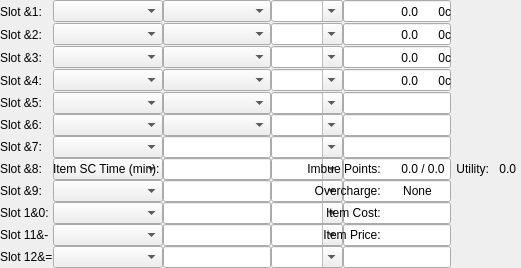
               <widget class="QWidget" name="ItemSlotsGrid" >
                <layout class="QGridLayout" >
                 <property name="margin" >
                  <number>0</number>
                 </property>
                 <property name="spacing" >
                  <number>0</number>
                 </property>
                 <item row="0" column="0" >
                  <widget class="QLabel" name="Gem_Label_1" >
                   <property name="text" >
                    <string>Slot &amp;1: </string>
                   </property>
                   <property name="textFormat" >
                    <enum>Qt::PlainText</enum>
                   </property>
                  </widget>
                 </item>
                 <item row="0" column="1" >
                  <widget class="SearchingCombo" name="Type_1" />
                 </item>
                 <item row="0" column="2" >
                  <widget class="QLineEdit" name="Amount_Edit_1" />
                 </item>
                 <item row="0" column="2" >
                  <widget class="SearchingCombo" name="Amount_Drop_1" />
                 </item>
                 <item row="0" column="3" >
                  <widget class="SearchingCombo" name="Effect_1" >
                   <property name="editable" >
                    <bool>true</bool>
                   </property>
                  </widget>
                 </item>
                 <item row="0" column="4" >
                  <widget class="QSpinBox" name="Makes_1" >
                   <property name="focusPolicy" >
                    <enum>Qt::StrongFocus</enum>
                   </property>
                   <property name="specialValueText" >
                    <string> </string>
                   </property>
                  </widget>
                 </item>
                 <item row="0" column="4" colspan="3" >
                  <widget class="QLineEdit" name="Requirement_1" />
                 </item>
                 <item row="0" column="5" >
                  <widget class="QLabel" name="Points_1" >
                   <property name="text" >
                    <string>0.0</string>
                   </property>
                   <property name="alignment" >
                    <set>Qt::AlignRight|Qt::AlignTrailing|Qt::AlignVCenter</set>
                   </property>
                  </widget>
                 </item>
                 <item row="0" column="6" >
                  <widget class="QLabel" name="Cost_1" >
                   <property name="text" >
                    <string>0c</string>
                   </property>
                   <property name="alignment" >
                    <set>Qt::AlignRight|Qt::AlignTrailing|Qt::AlignVCenter</set>
                   </property>
                  </widget>
                 </item>
                 <item rowspan="12" row="0" column="7" >
                  <spacer>
                   <property name="orientation" >
                    <enum>Qt::Horizontal</enum>
                   </property>
                   <property name="sizeType" >
                    <enum>QSizePolicy::Minimum</enum>
                   </property>
                   <property name="sizeHint" >
                    <size>
                     <width>5</width>
                     <height>1</height>
                    </size>
                   </property>
                  </spacer>
                 </item>
                 <item row="0" column="8" >
                  <widget class="QLabel" name="Name_1" >
                   <property name="text" >
                    <string/>
                   </property>
                  </widget>
                 </item>
                 <item rowspan="4" row="0" column="8" >
                  <spacer>
                   <property name="orientation" >
                    <enum>Qt::Horizontal</enum>
                   </property>
                   <property name="sizeType" >
                    <enum>QSizePolicy::Minimum</enum>
                   </property>
                   <property name="sizeHint" >
                    <size>
                     <width>5</width>
                     <height>5</height>
                    </size>
                   </property>
                  </spacer>
                 </item>
                 <item row="1" column="0" >
                  <widget class="QLabel" name="Gem_Label_2" >
                   <property name="text" >
                    <string>Slot &amp;2: </string>
                   </property>
                   <property name="textFormat" >
                    <enum>Qt::PlainText</enum>
                   </property>
                  </widget>
                 </item>
                 <item row="1" column="1" >
                  <widget class="SearchingCombo" name="Type_2" />
                 </item>
                 <item row="1" column="2" >
                  <widget class="QLineEdit" name="Amount_Edit_2" />
                 </item>
                 <item row="1" column="2" >
                  <widget class="SearchingCombo" name="Amount_Drop_2" />
                 </item>
                 <item row="1" column="3" >
                  <widget class="SearchingCombo" name="Effect_2" >
                   <property name="editable" >
                    <bool>true</bool>
                   </property>
                  </widget>
                 </item>
                 <item row="1" column="4" >
                  <widget class="QSpinBox" name="Makes_2" >
                   <property name="focusPolicy" >
                    <enum>Qt::StrongFocus</enum>
                   </property>
                   <property name="specialValueText" >
                    <string> </string>
                   </property>
                  </widget>
                 </item>
                 <item row="1" column="4" colspan="3" >
                  <widget class="QLineEdit" name="Requirement_2" />
                 </item>
                 <item row="1" column="5" >
                  <widget class="QLabel" name="Points_2" >
                   <property name="text" >
                    <string>0.0</string>
                   </property>
                   <property name="alignment" >
                    <set>Qt::AlignRight|Qt::AlignTrailing|Qt::AlignVCenter</set>
                   </property>
                  </widget>
                 </item>
                 <item row="1" column="6" >
                  <widget class="QLabel" name="Cost_2" >
                   <property name="text" >
                    <string>0c</string>
                   </property>
                   <property name="alignment" >
                    <set>Qt::AlignRight|Qt::AlignTrailing|Qt::AlignVCenter</set>
                   </property>
                  </widget>
                 </item>
                 <item row="1" column="8" >
                  <widget class="QLabel" name="Name_2" >
                   <property name="text" >
                    <string/>
                   </property>
                  </widget>
                 </item>
                 <item row="2" column="0" >
                  <widget class="QLabel" name="Gem_Label_3" >
                   <property name="text" >
                    <string>Slot &amp;3: </string>
                   </property>
                   <property name="textFormat" >
                    <enum>Qt::PlainText</enum>
                   </property>
                  </widget>
                 </item>
                 <item row="2" column="1" >
                  <widget class="SearchingCombo" name="Type_3" />
                 </item>
                 <item row="2" column="2" >
                  <widget class="QLineEdit" name="Amount_Edit_3" />
                 </item>
                 <item row="2" column="2" >
                  <widget class="SearchingCombo" name="Amount_Drop_3" />
                 </item>
                 <item row="2" column="3" >
                  <widget class="SearchingCombo" name="Effect_3" >
                   <property name="editable" >
                    <bool>true</bool>
                   </property>
                  </widget>
                 </item>
                 <item row="2" column="4" >
                  <widget class="QSpinBox" name="Makes_3" >
                   <property name="focusPolicy" >
                    <enum>Qt::StrongFocus</enum>
                   </property>
                   <property name="specialValueText" >
                    <string> </string>
                   </property>
                  </widget>
                 </item>
                 <item row="2" column="4" colspan="3" >
                  <widget class="QLineEdit" name="Requirement_3" />
                 </item>
                 <item row="2" column="5" >
                  <widget class="QLabel" name="Points_3" >
                   <property name="text" >
                    <string>0.0</string>
                   </property>
                   <property name="alignment" >
                    <set>Qt::AlignRight|Qt::AlignTrailing|Qt::AlignVCenter</set>
                   </property>
                  </widget>
                 </item>
                 <item row="2" column="6" >
                  <widget class="QLabel" name="Cost_3" >
                   <property name="text" >
                    <string>0c</string>
                   </property>
                   <property name="alignment" >
                    <set>Qt::AlignRight|Qt::AlignTrailing|Qt::AlignVCenter</set>
                   </property>
                  </widget>
                 </item>
                 <item row="2" column="8" >
                  <widget class="QLabel" name="Name_3" >
                   <property name="text" >
                    <string/>
                   </property>
                  </widget>
                 </item>
                 <item row="3" column="0" >
                  <widget class="QLabel" name="Gem_Label_4" >
                   <property name="text" >
                    <string>Slot &amp;4: </string>
                   </property>
                   <property name="textFormat" >
                    <enum>Qt::PlainText</enum>
                   </property>
                  </widget>
                 </item>
                 <item row="3" column="1" >
                  <widget class="SearchingCombo" name="Type_4" />
                 </item>
                 <item row="3" column="2" >
                  <widget class="QLineEdit" name="Amount_Edit_4" />
                 </item>
                 <item row="3" column="2" >
                  <widget class="SearchingCombo" name="Amount_Drop_4" />
                 </item>
                 <item row="3" column="3" >
                  <widget class="SearchingCombo" name="Effect_4" >
                   <property name="editable" >
                    <bool>true</bool>
                   </property>
                  </widget>
                 </item>
                 <item row="3" column="4" >
                  <widget class="QSpinBox" name="Makes_4" >
                   <property name="focusPolicy" >
                    <enum>Qt::StrongFocus</enum>
                   </property>
                   <property name="specialValueText" >
                    <string> </string>
                   </property>
                  </widget>
                 </item>
                 <item row="3" column="4" colspan="3" >
                  <widget class="QLineEdit" name="Requirement_4" />
                 </item>
                 <item row="3" column="5" >
                  <widget class="QLabel" name="Points_4" >
                   <property name="text" >
                    <string>0.0</string>
                   </property>
                   <property name="alignment" >
                    <set>Qt::AlignRight|Qt::AlignTrailing|Qt::AlignVCenter</set>
                   </property>
                  </widget>
                 </item>
                 <item row="3" column="6" >
                  <widget class="QLabel" name="Cost_4" >
                   <property name="text" >
                    <string>0c</string>
                   </property>
                   <property name="alignment" >
                    <set>Qt::AlignRight|Qt::AlignTrailing|Qt::AlignVCenter</set>
                   </property>
                  </widget>
                 </item>
                 <item row="3" column="8" >
                  <widget class="QLabel" name="Name_4" >
                   <property name="text" >
                    <string/>
                   </property>
                  </widget>
                 </item>
                 <item row="4" column="0" >
                  <widget class="QLabel" name="Gem_Label_5" >
                   <property name="text" >
                    <string>Slot &amp;5: </string>
                   </property>
                   <property name="textFormat" >
                    <enum>Qt::PlainText</enum>
                   </property>
                  </widget>
                 </item>
                 <item row="4" column="1" >
                  <widget class="SearchingCombo" name="Type_5" />
                 </item>
                 <item row="4" column="2" >
                  <widget class="QLineEdit" name="Amount_Edit_5" />
                 </item>
                 <item row="4" column="2" >
                  <widget class="SearchingCombo" name="Amount_Drop_5" />
                 </item>
                 <item row="4" column="3" >
                  <widget class="SearchingCombo" name="Effect_5" >
                   <property name="editable" >
                    <bool>true</bool>
                   </property>
                  </widget>
                 </item>
                 <item row="4" column="4" colspan="3" >
                  <widget class="QLineEdit" name="Requirement_5" />
                 </item>
                 <item row="4" column="8" >
                  <widget class="QLabel" name="Name_5" >
                   <property name="text" >
                    <string/>
                   </property>
                  </widget>
                 </item>
                 <item row="4" column="8" >
                  <spacer>
                   <property name="orientation" >
                    <enum>Qt::Horizontal</enum>
                   </property>
                   <property name="sizeType" >
                    <enum>QSizePolicy::Minimum</enum>
                   </property>
                   <property name="sizeHint" >
                    <size>
                     <width>5</width>
                     <height>5</height>
                    </size>
                   </property>
                  </spacer>
                 </item>
                 <item row="5" column="0" >
                  <widget class="QLabel" name="Gem_Label_6" >
                   <property name="text" >
                    <string>Slot &amp;6: </string>
                   </property>
                   <property name="textFormat" >
                    <enum>Qt::PlainText</enum>
                   </property>
                  </widget>
                 </item>
                 <item row="5" column="1" >
                  <widget class="SearchingCombo" name="Type_6" />
                 </item>
                 <item row="5" column="2" >
                  <widget class="QLineEdit" name="Amount_Edit_6" />
                 </item>
                 <item row="5" column="2" >
                  <widget class="SearchingCombo" name="Amount_Drop_6" />
                 </item>
                 <item row="5" column="3" >
                  <widget class="SearchingCombo" name="Effect_6" >
                   <property name="editable" >
                    <bool>true</bool>
                   </property>
                  </widget>
                 </item>
                 <item row="5" column="4" colspan="3" >
                  <widget class="QLineEdit" name="Requirement_6" />
                 </item>
                 <item row="5" column="8" >
                  <widget class="QLabel" name="Name_6" >
                   <property name="text" >
                    <string/>
                   </property>
                  </widget>
                 </item>
                 <item row="5" column="8" >
                  <spacer>
                   <property name="orientation" >
                    <enum>Qt::Horizontal</enum>
                   </property>
                   <property name="sizeType" >
                    <enum>QSizePolicy::Minimum</enum>
                   </property>
                   <property name="sizeHint" >
                    <size>
                     <width>5</width>
                     <height>5</height>
                    </size>
                   </property>
                  </spacer>
                 </item>
                 <item row="6" column="0" >
                  <widget class="QLabel" name="Gem_Label_7" >
                   <property name="text" >
                    <string>Slot &amp;7: </string>
                   </property>
                   <property name="textFormat" >
                    <enum>Qt::PlainText</enum>
                   </property>
                  </widget>
                 </item>
                 <item row="6" column="1" >
                  <widget class="SearchingCombo" name="Type_7" />
                 </item>
                 <item row="6" column="2" >
                  <widget class="QLineEdit" name="Amount_Edit_7" />
                 </item>
                 <item row="6" column="3" >
                  <widget class="SearchingCombo" name="Effect_7" >
                   <property name="editable" >
                    <bool>true</bool>
                   </property>
                  </widget>
                 </item>
                 <item row="6" column="4" colspan="3" >
                  <widget class="QLineEdit" name="Requirement_7" />
                 </item>
                 <item row="6" column="8" >
                  <spacer>
                   <property name="orientation" >
                    <enum>Qt::Horizontal</enum>
                   </property>
                   <property name="sizeType" >
                    <enum>QSizePolicy::Minimum</enum>
                   </property>
                   <property name="sizeHint" >
                    <size>
                     <width>5</width>
                     <height>5</height>
                    </size>
                   </property>
                  </spacer>
                 </item>
                 <item row="7" column="0" >
                  <widget class="QLabel" name="Gem_Label_8" >
                   <property name="text" >
                    <string>Slot &amp;8: </string>
                   </property>
                   <property name="textFormat" >
                    <enum>Qt::PlainText</enum>
                   </property>
                  </widget>
                 </item>
                 <item row="7" column="1" >
                  <widget class="SearchingCombo" name="Type_8" />
                 </item>
                 <item row="7" column="2" >
                  <widget class="QLineEdit" name="Amount_Edit_8" />
                 </item>
                 <item row="7" column="3" >
                  <widget class="SearchingCombo" name="Effect_8" >
                   <property name="editable" >
                    <bool>true</bool>
                   </property>
                  </widget>
                 </item>
                 <item row="7" column="4" colspan="3" >
                  <widget class="QLineEdit" name="Requirement_8" />
                 </item>
                 <item row="7" column="8" >
                  <layout class="QHBoxLayout" >
                   <property name="margin" >
                    <number>0</number>
                   </property>
                   <property name="spacing" >
                    <number>0</number>
                   </property>
                   <item>
                    <widget class="QLabel" name="ItemUtilityLabel" >
                     <property name="text" >
                      <string>Utility:   </string>
                     </property>
                     <property name="alignment" >
                      <set>Qt::AlignRight|Qt::AlignTrailing|Qt::AlignVCenter</set>
                     </property>
                    </widget>
                   </item>
                   <item>
                    <widget class="QLabel" name="ItemUtility" >
                     <property name="text" >
                      <string>0.0</string>
                     </property>
                     <property name="alignment" >
                      <set>Qt::AlignRight|Qt::AlignTrailing|Qt::AlignVCenter</set>
                     </property>
                    </widget>
                   </item>
                   <item>
                    <spacer>
                     <property name="orientation" >
                      <enum>Qt::Horizontal</enum>
                     </property>
                     <property name="sizeType" >
                      <enum>QSizePolicy::MinimumExpanding</enum>
                     </property>
                     <property name="sizeHint" >
                      <size>
                       <width>5</width>
                       <height>1</height>
                      </size>
                     </property>
                    </spacer>
                   </item>
                  </layout>
                 </item>
                 <item row="8" column="0" >
                  <widget class="QLabel" name="Gem_Label_9" >
                   <property name="text" >
                    <string>Slot &amp;9: </string>
                   </property>
                   <property name="textFormat" >
                    <enum>Qt::PlainText</enum>
                   </property>
                  </widget>
                 </item>
                 <item row="8" column="1" >
                  <widget class="SearchingCombo" name="Type_9" />
                 </item>
                 <item row="8" column="2" >
                  <widget class="QLineEdit" name="Amount_Edit_9" />
                 </item>
                 <item row="8" column="3" >
                  <widget class="SearchingCombo" name="Effect_9" >
                   <property name="editable" >
                    <bool>true</bool>
                   </property>
                  </widget>
                 </item>
                 <item row="8" column="4" colspan="3" >
                  <widget class="QLineEdit" name="Requirement_9" />
                 </item>
                 <item row="8" column="8" colspan="4" >
                  <spacer>
                   <property name="orientation" >
                    <enum>Qt::Horizontal</enum>
                   </property>
                   <property name="sizeType" >
                    <enum>QSizePolicy::Minimum</enum>
                   </property>
                   <property name="sizeHint" >
                    <size>
                     <width>5</width>
                     <height>5</height>
                    </size>
                   </property>
                  </spacer>
                 </item>
                 <item row="9" column="0" >
                  <widget class="QLabel" name="Gem_Label_10" >
                   <property name="text" >
                    <string>Slot 1&amp;0:</string>
                   </property>
                   <property name="textFormat" >
                    <enum>Qt::PlainText</enum>
                   </property>
                  </widget>
                 </item>
                 <item row="9" column="1" >
                  <widget class="SearchingCombo" name="Type_10" />
                 </item>
                 <item row="9" column="2" >
                  <widget class="QLineEdit" name="Amount_Edit_10" />
                 </item>
                 <item row="9" column="3" >
                  <widget class="SearchingCombo" name="Effect_10" >
                   <property name="editable" >
                    <bool>true</bool>
                   </property>
                  </widget>
                 </item>
                 <item row="9" column="4" colspan="3" >
                  <widget class="QLineEdit" name="Requirement_10" />
                 </item>
                 <item row="10" column="0" >
                  <widget class="QLabel" name="Gem_Label_11" >
                   <property name="text" >
                    <string>Slot 11&amp;- </string>
                   </property>
                   <property name="textFormat" >
                    <enum>Qt::PlainText</enum>
                   </property>
                  </widget>
                 </item>
                 <item row="10" column="1" >
                  <widget class="SearchingCombo" name="Type_11" />
                 </item>
                 <item row="10" column="2" >
                  <widget class="QLineEdit" name="Amount_Edit_11" />
                 </item>
                 <item row="10" column="3" >
                  <widget class="SearchingCombo" name="Effect_11" >
                   <property name="editable" >
                    <bool>true</bool>
                   </property>
                  </widget>
                 </item>
                 <item row="10" column="4" colspan="3" >
                  <widget class="QLineEdit" name="Requirement_11" />
                 </item>
                 <item row="11" column="0" >
                  <widget class="QLabel" name="Gem_Label_12" >
                   <property name="text" >
                    <string>Slot 12&amp;=</string>
                   </property>
                   <property name="textFormat" >
                    <enum>Qt::PlainText</enum>
                   </property>
                  </widget>
                 </item>
                 <item row="11" column="1" >
                  <widget class="SearchingCombo" name="Type_12" />
                 </item>
                 <item row="11" column="2" >
                  <widget class="QLineEdit" name="Amount_Edit_12" />
                 </item>
                 <item row="11" column="3" >
                  <widget class="SearchingCombo" name="Effect_12" >
                   <property name="editable" >
                    <bool>true</bool>
                   </property>
                  </widget>
                 </item>
                 <item row="11" column="4" colspan="3" >
                  <widget class="QLineEdit" name="Requirement_12" />
                 </item>
                 <item row="5" column="0" colspan="7" >
                  <spacer>
                   <property name="orientation" >
                    <enum>Qt::Vertical</enum>
                   </property>
                   <property name="sizeType" >
                    <enum>QSizePolicy::Minimum</enum>
                   </property>
                   <property name="sizeHint" >
                    <size>
                     <width>5</width>
                     <height>5</height>
                    </size>
                   </property>
                  </spacer>
                 </item>
                 <item row="6" column="0" colspan="3" >
                  <spacer>
                   <property name="orientation" >
                    <enum>Qt::Vertical</enum>
                   </property>
                   <property name="sizeType" >
                    <enum>QSizePolicy::Minimum</enum>
                   </property>
                   <property name="sizeHint" >
                    <size>
                     <width>5</width>
                     <height>5</height>
                    </size>
                   </property>
                  </spacer>
                 </item>
                 <item row="6" column="3" colspan="4" >
                  <spacer>
                   <property name="orientation" >
                    <enum>Qt::Vertical</enum>
                   </property>
                   <property name="sizeType" >
                    <enum>QSizePolicy::Minimum</enum>
                   </property>
                   <property name="sizeHint" >
                    <size>
                     <width>5</width>
                     <height>5</height>
                    </size>
                   </property>
                  </spacer>
                 </item>
                 <item row="7" column="0" >
                  <spacer>
                   <property name="orientation" >
                    <enum>Qt::Vertical</enum>
                   </property>
                   <property name="sizeType" >
                    <enum>QSizePolicy::Minimum</enum>
                   </property>
                   <property name="sizeHint" >
                    <size>
                     <width>5</width>
                     <height>5</height>
                    </size>
                   </property>
                  </spacer>
                 </item>
                 <item row="7" column="1" >
                  <widget class="QLabel" name="LabelItemCraftTime" >
                   <property name="text" >
                    <string>Item SC Time (min): </string>
                   </property>
                   <property name="textFormat" >
                    <enum>Qt::PlainText</enum>
                   </property>
                  </widget>
                  <property name="buddy" >
                   <cstring>ItemCraftTime</cstring>
                  </property>
                 </item>
                 <item row="7" column="2" >
                  <widget class="QLineEdit" name="ItemCraftTime" />
                 </item>
                 <item row="7" column="3" colspan="2" >
                  <widget class="QLabel" name="ItemImbueLabel" >
                   <property name="text" >
                    <string>Imbue Points: </string>
                   </property>
                   <property name="alignment" >
                    <set>Qt::AlignRight|Qt::AlignTrailing|Qt::AlignVCenter</set>
                   </property>
                  </widget>
                 </item>
                 <item row="7" column="5" >
                  <widget class="QLabel" name="ItemImbue" >
                   <property name="text" >
                    <string>0.0</string>
                   </property>
                   <property name="alignment" >
                    <set>Qt::AlignRight|Qt::AlignTrailing|Qt::AlignVCenter</set>
                   </property>
                  </widget>
                 </item>
                 <item row="7" column="6" >
                  <widget class="QLabel" name="ItemImbueTotal" >
                   <property name="text" >
                    <string> / 0.0</string>
                   </property>
                   <property name="alignment" >
                    <set>Qt::AlignLeading|Qt::AlignLeft|Qt::AlignVCenter</set>
                   </property>
                  </widget>
                 </item>
                 <item rowspan="4" row="8" column="0" colspan="3" >
                  <spacer>
                   <property name="orientation" >
                    <enum>Qt::Vertical</enum>
                   </property>
                   <property name="sizeType" >
                    <enum>QSizePolicy::Minimum</enum>
                   </property>
                   <property name="sizeHint" >
                    <size>
                     <width>5</width>
                     <height>5</height>
                    </size>
                   </property>
                  </spacer>
                 </item>
                 <item row="8" column="3" colspan="2" >
                  <widget class="QLabel" name="ItemOverchargeLabel" >
                   <property name="text" >
                    <string>Overcharge: </string>
                   </property>
                   <property name="alignment" >
                    <set>Qt::AlignRight|Qt::AlignTrailing|Qt::AlignVCenter</set>
                   </property>
                  </widget>
                 </item>
                 <item row="8" column="5" colspan="2" >
                  <widget class="QLabel" name="ItemOvercharge" >
                   <property name="text" >
                    <string>None</string>
                   </property>
                   <property name="alignment" >
                    <set>Qt::AlignCenter</set>
                   </property>
                  </widget>
                 </item>
                 <item row="9" column="3" colspan="2" >
                  <widget class="QLabel" name="ItemCostLabel" >
                   <property name="text" >
                    <string>Item Cost: </string>
                   </property>
                   <property name="alignment" >
                    <set>Qt::AlignRight|Qt::AlignTrailing|Qt::AlignVCenter</set>
                   </property>
                  </widget>
                 </item>
                 <item row="9" column="5" colspan="2" >
                  <widget class="QLabel" name="ItemCost" >
                   <property name="text" >
                    <string/>
                   </property>
                   <property name="alignment" >
                    <set>Qt::AlignRight|Qt::AlignTrailing|Qt::AlignVCenter</set>
                   </property>
                  </widget>
                 </item>
                 <item row="10" column="3" colspan="2" >
                  <widget class="QLabel" name="ItemPriceLabel" >
                   <property name="text" >
                    <string>Item Price: </string>
                   </property>
                   <property name="alignment" >
                    <set>Qt::AlignRight|Qt::AlignTrailing|Qt::AlignVCenter</set>
                   </property>
                  </widget>
                 </item>
                 <item row="10" column="5" colspan="2" >
                  <widget class="QLabel" name="ItemPrice" >
                   <property name="text" >
                    <string/>
                   </property>
                   <property name="alignment" >
                    <set>Qt::AlignRight|Qt::AlignTrailing|Qt::AlignVCenter</set>
                   </property>
                  </widget>
                 </item>
                 <item row="11" column="0" colspan="7" >
                  <spacer>
                   <property name="orientation" >
                    <enum>Qt::Vertical</enum>
                   </property>
                   <property name="sizeType" >
                    <enum>QSizePolicy::Minimum</enum>
                   </property>
                   <property name="sizeHint" >
                    <size>
                     <width>5</width>
                     <height>5</height>
                    </size>
                   </property>
                  </spacer>
                 </item>
                 <item row="12" column="0" colspan="9" >
                  <spacer>
                   <property name="orientation" >
                    <enum>Qt::Vertical</enum>
                   </property>
                   <property name="sizeType" >
                    <enum>QSizePolicy::MinimumExpanding</enum>
                   </property>
                   <property name="sizeHint" >
                    <size>
                     <width>1</width>
                     <height>0</height>
                    </size>
                   </property>
                  </spacer>
                 </item>
                </layout>
               </widget>
